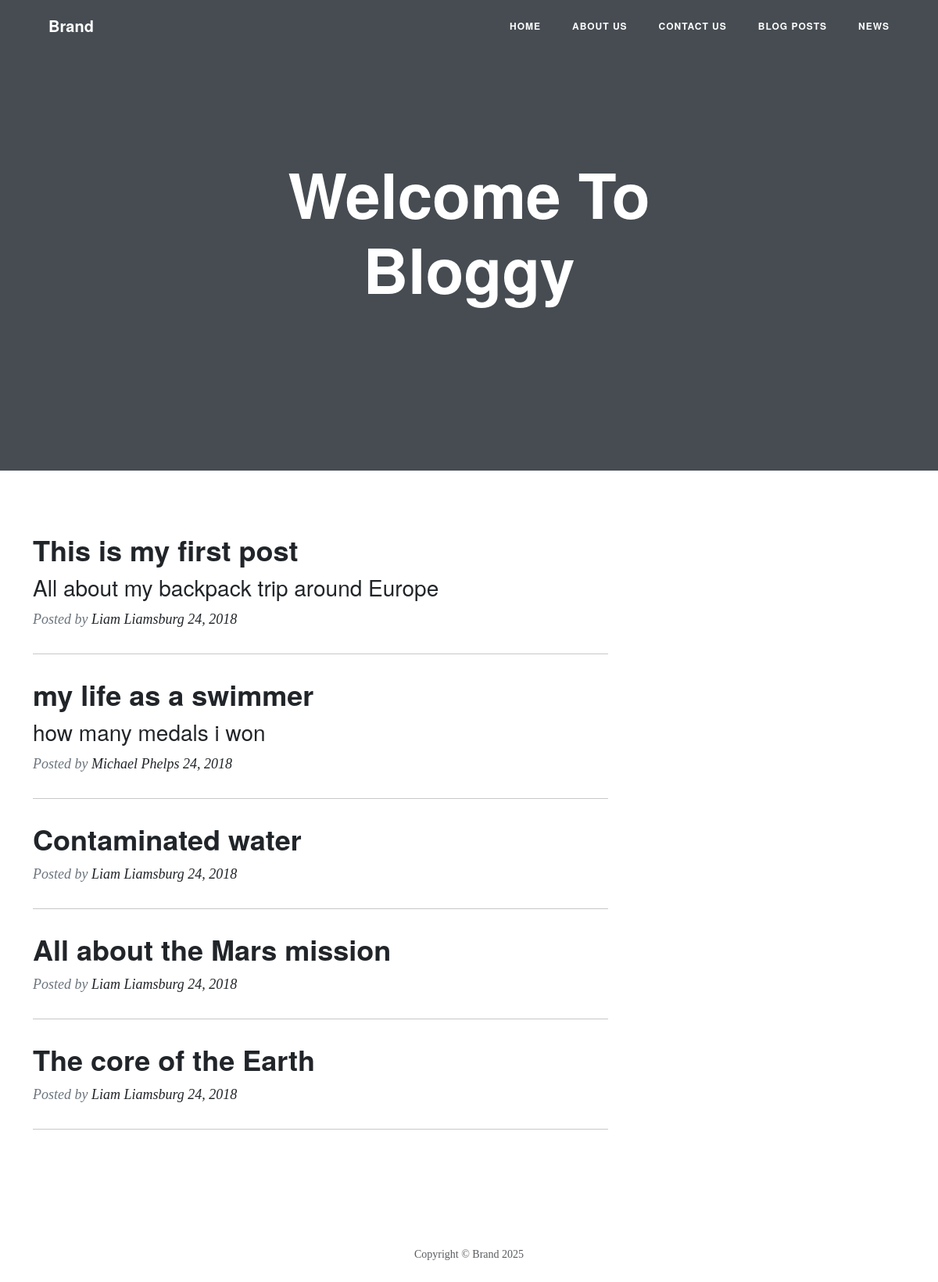
The page / on the database its author committed.
### blog/models.py (models this page shows, shortened)
class Post(models.Model):
    title = models.CharField(max_length=255, default="My title") #When we create a field, which is mandatory, we should also provide a default
    subheading = models.CharField(max_length=255 , null= True, blank=True)
    author = models.CharField(max_length=190, null=True, blank=True)
    published_date = models.DateField(auto_now_add=True)
    content = HTMLField()
    class Meta:
        verbose_name_plural = "Posts"

### blog/views.py (the view)
# urls.py: path('', BlogView.as_view(), name="main-page"),
class BlogView(ListView):
    template_name = "index.html"
    model = Post
    def get_context_data(self, **kwargs):
        context = super().get_context_data(**kwargs)
        context['posts'] = Post.objects.all()  # list
        return context

### blog/templates/index.html (shortened to what this page needs)
{% extends "base.html" %}
{% block heading %}
Welcome To Bloggy
{% endblock %}
{% block content %}
    <div class="container">
        <div class="row">
            <div class="col-md-10 col-lg-8">
                {% for post in  posts %}
                    <div class="post-preview"><a href="{% url 'post' pk=post.pk %}">
                            <h2 class="post-title">{{ post.title }}</h2>
                            <h3 class="post-subtitle">{{ post.subheading |default:" " }}</h3>
                        </a>
                        <p class="post-meta">Posted by&nbsp;<a href="#">{{ post.author }} 24, 2018</a></p>
                    </div>
                    <hr>
                {% endfor %}
            </div>
        </div>
    </div>
{% endblock %}

### blog/templates/base.html (shortened to what this page needs)
<!DOCTYPE html>
<html data-bs-theme="light" lang="en">
<head>
    {% load static %}
    <link rel="stylesheet" href="{% static '/bootstrap/css/bootstrap.min.css' %}">
    <link rel="stylesheet" href="{% static '/fonts/font-awesome.min.css' %}">
    <link rel="stylesheet" href="{% static '/css/styles.min.css' %}">
</head>
<body>
    <nav class="navbar navbar-expand-lg fixed-top" id="mainNav">
        <div class="container"><a class="navbar-brand" href="index.html">Brand</a>
            <div class="collapse navbar-collapse" id="navbarResponsive">
                <ul class="navbar-nav ms-auto">
                    <li class="nav-item"><a class="nav-link" href="{% url 'main-page' %}">Home</a></li>
                    <li class="nav-item"><a class="nav-link" href="{% url 'about' %}">About us</a></li>
                    <li class="nav-item"><a class="nav-link" href="{% url 'contact-page' %}">Contact us</a></li>
                    <li class="nav-item"><a class="nav-link" href="{% url 'posts' %}">Blog Posts</a></li>
                    <li class="nav-item"><a class="nav-link" href="{% url 'news' %}">news</a></li>
                </ul>
            </div>
        </div>
    </nav>
    <header class="masthead">
        <div class="overlay"></div>
        <div class="container">
            <div class="row">
                <div class="col-md-10 col-lg-8 mx-auto position-relative">
                    <div class="site-heading">
                        <h1>{% block heading %} {% endblock %}</h1>
                    </div>
                </div>
            </div>
        </div>
    </header>
    {% block content %}
    {% endblock %}
    <footer>
        <div class="container">
            <div class="row">
                <div class="col-md-10 col-lg-8 mx-auto">
                    <ul class="list-inline text-center">
                        <li class="list-inline-item"><span class="fa-stack fa-lg"><i class="fa fa-circle fa-stack-2x"></i><i class="fa fa-twitter fa-stack-1x fa-inverse"></i></span></li>
                        <li class="list-inline-item"><span class="fa-stack fa-lg"><i class="fa fa-circle fa-stack-2x"></i><i class="fa fa-facebook fa-stack-1x fa-inverse"></i></span></li>
                        <li class="list-inline-item"><span class="fa-stack fa-lg"><i class="fa fa-circle fa-stack-2x"></i><i class="fa fa-github fa-stack-1x fa-inverse"></i></span></li>
                    </ul>
                    <p class="text-muted copyright">Copyright&nbsp;©&nbsp;Brand 2025</p>
                </div>
            </div>
        </div>
    </footer>
</body>
</html>

### rows shown on the page
Post: title "This is my first post", subheading "All about my backpack trip around Europe", author "Liam Liamsburg"
Post: title "my life as a swimmer", subheading "how many medals i won", author "Michael Phelps"
Post: title "Contaminated water", author "Liam Liamsburg"
Post: title "All about the Mars mission", author "Liam Liamsburg"
Post: title "The core of the Earth", author "Liam Liamsburg"
